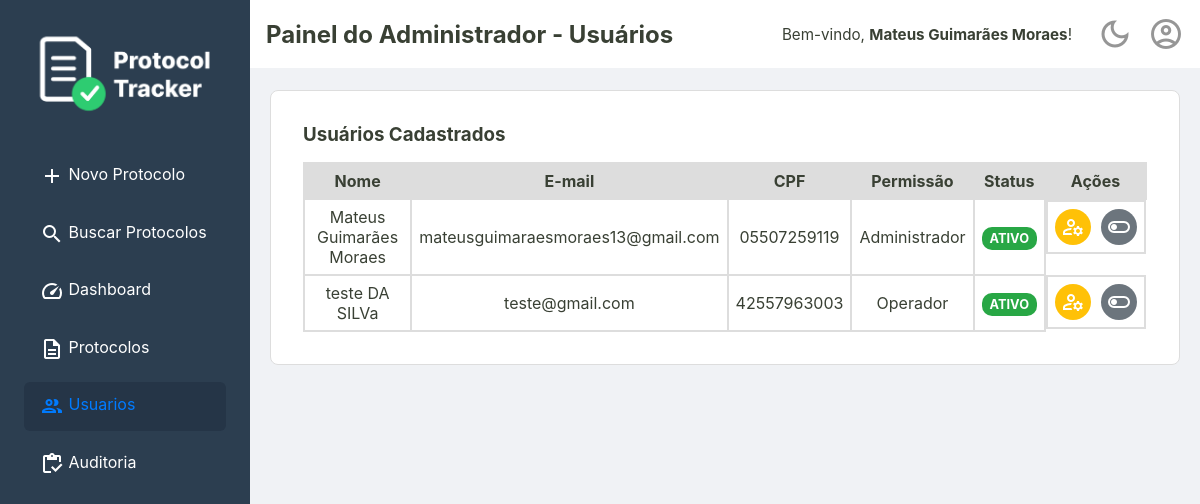
The page /admin/usuarios (signed in) on the database as committed earlier.
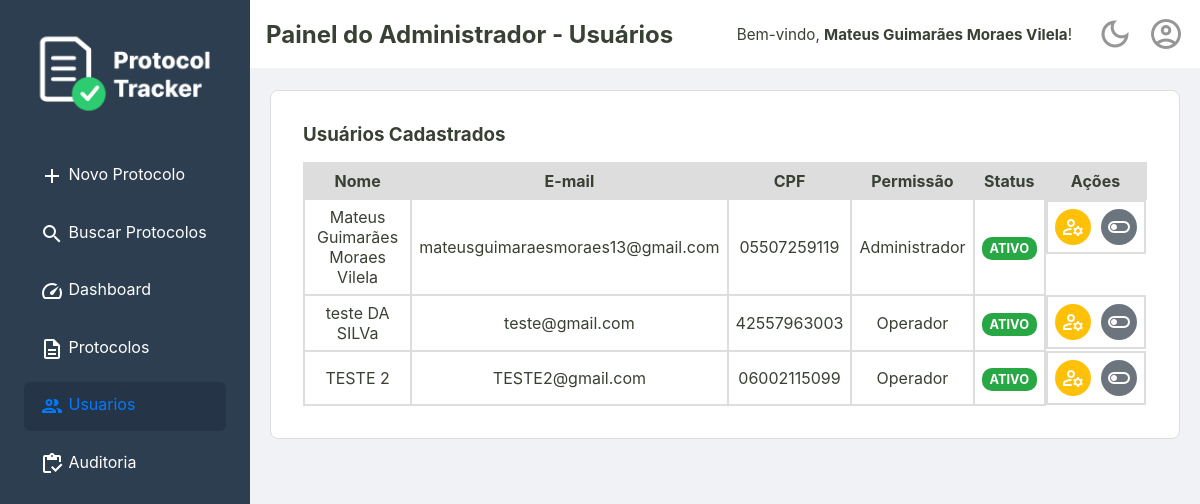
The same page on the database as committed later.
### tables this page shows
CREATE TABLE usuarios (
    id INTEGER PRIMARY KEY,
    nome TEXT NOT NULL,
    email TEXT NOT NULL UNIQUE,
    cpf TEXT NOT NULL UNIQUE,
    senha TEXT NOT NULL,
    permissao TEXT NOT NULL DEFAULT 'operador',
    criado_em TEXT NOT NULL,
    ativo INTEGER NOT NULL DEFAULT 1
  );

### templates/admin/usuarios.php (called while the page is built)
<?php require __DIR__ . '/../_partials/_header.php'; ?>
<?php require __DIR__ . '/_listaUsuarios.php'; ?>
<?php require __DIR__ . '/../_partials/_footer.php'; ?>

### src/Controller/AdminController.php (called while the page is built, shortened)
<?php
class AdminController {
    private ?Usuario $usuarioLogado = null;
    private bool $isAdmin = false;
    public function __construct(
        private UsuarioRepository $usuarioRepositorio,
        private UsuarioService $usuarioService,
        private ProtocoloRepositorySql $protocoloRepositorio,
        private AuditService $auditService
    ) {
        $idUsuario = $_SESSION['usuario_logado_id'] ?? null;
        if ($idUsuario) {
            $this->usuarioLogado = $this->usuarioRepositorio->buscaPorId($idUsuario);
        }
        if ($this->usuarioLogado && $this->usuarioLogado->permissao() === 'administrador') {
            $this->isAdmin = true;
        }
    }
    public function listaUsuarios()
    {
        try {
            $listaDeUsuarios = $this->usuarioRepositorio->all();
            $tituloDaPagina = "Painel do Administrador - Usuários";
            $usuarioLogado = $this->usuarioLogado;
            $isAdmin = $this->isAdmin;
            require __DIR__ . '/../../templates/admin/usuarios.php';
        } catch (\Throwable $th) {
            $erro = $e->getMessage();
            $usuarioLogado = $this->usuarioLogado;
            $isAdmin = $this->isAdmin;
            require __DIR__ . '/../../templates/home.php';
        }
    }
}

### src/Repository/UsuarioRepository.php (called while the page is built, shortened)
<?php
final class UsuarioRepository
{
    private PDO $connection;
    public function __construct(PDO $connection)
    {
        $this->connection = $connection;
    }
    public function all(): array
    {
        $sqlQuery = "SELECT * FROM usuarios;";
        $stmt = $this->connection->query($sqlQuery);
        $listaDeUsuarios = $this->hidrataListaDeUsuarios($stmt);
        return $listaDeUsuarios;
    }
    public function buscaPorId(int $id): ?Usuario
    {
        $sqlQuery = "SELECT * FROM usuarios WHERE id = :id;";
        $stmt = $this->connection->prepare($sqlQuery);
        $stmt->bindValue(':id', $id);
        $stmt->execute();
        $dadosUsuario = $stmt->fetch();
        return Usuario::fromArray($dadosUsuario);
    }
    private function hidrataListaDeUsuarios(PDOStatement $stmt): array
    {
        $listaDeUsuarios = [];
        while($usuarioDados = $stmt->fetch()){
            $listaDeUsuarios[] = Usuario::fromArray($usuarioDados);
        }
        return $listaDeUsuarios;
    }
}

### src/Model/Usuario.php (called while the page is built, shortened)
<?php
class Usuario {
    public function nome(): string
    {
        return $this->nome;
    }
    public function email(): string
    {
        return $this->email;
    }
    public function cpf(): string
    {
        return $this->cpf;
    }
    public function permissao(): string
    {
        return $this->permissao;
    }
    public function isAtivo(): bool
    {
        return $this->ativo;
    }
    public static function fromArray(array $dados): self
    {
        try {
            $data = new DateTimeImmutable($dados['criado_em']);
        } catch (Exception $e) {
            throw new Exception("Falha ao criar data a partir do valor: " . ($dados['criado_em'] ?? 'N/A'));
        }
        return new self(
            $dados['id'],
            $dados['nome'],
            $dados['email'],
            $dados['cpf'],
            $dados['senha'],
            $dados['permissao'],
            $data,
            (bool) $dados['ativo']
        );
    }
}

### src/Controller/UsuarioController.php (called while the page is built, shortened)
<?php
class UsuarioController
{
    public function __construct(
        private UsuarioRepository $repositorio,
        private UsuarioService $usuarioService,
        private LoginService $loginService,
    ) {
        $id_usuario = $_SESSION['usuario_logado_id'] ?? null;
        if ($id_usuario) {
            $this->usuarioLogado = $this->repositorio->buscaPorId($id_usuario);
        }
    }
}

### templates/admin/_listaUsuarios.php (the view, shortened to what this page needs)
<section class="listagem-container">
    <h3>Usuários Cadastrados</h3>
    <table class="protocolos-table datatable-js">
        <thead>
            <tr>
                <th>Nome</th>
                <th>E-mail</th>
                <th>CPF</th>
                <th>Permissão</th>
                <th>Status</th>
                <th class="acoes-header">Ações</th>
            </tr>
        </thead>
        <tbody>
            <?php foreach ($listaDeUsuarios as $usuario): ?>
                <tr>
                    <td><?= htmlspecialchars($usuario->nome()) ?></td>
                    <td><?= htmlspecialchars($usuario->email()) ?></td>
                    <td><?= htmlspecialchars($usuario->cpf()) ?></td>
                    <td><?= htmlspecialchars(ucfirst($usuario->permissao())) ?></td>
                    <td>
                        <?php if ($usuario->isAtivo()): ?>
                            <span class="badge badge-success">Ativo</span>
                        <?php else: ?>
                            <span class="badge badge-danger">Inativo</span>
                        <?php endif; ?>
                    </td>
                    <td class="acoes-cell">
                        <form action="/admin/usuarios/editar-cadastro" method="get" style="display:inline;">
                            <button type="submit" class="btn-acao btn-editar" title="Editar Usuário">
                                <span class="material-icons-outlined">manage_accounts</span>
                            </button>
                        </form>
                        <form action="/editar-status" method="post" onsubmit="return confirm('Tem certeza que deseja alterar o status deste usuário?');">
                            <button type="submit" class="btn-acao <?= $usuario->isAtivo() ? 'btn-desativar' : 'btn-ativar' ?>" title="<?= $usuario->isAtivo() ? 'Desativar' : 'Ativar' ?>">
                                <span class="material-icons-outlined">
                                </span>
                            </button>
                        </form>
                    </td>
                </tr>
            <?php endforeach; ?>
        </tbody>
    </table>
</section>

### public/index.php (shortened to what this page needs)
<?php
try {
    $connection = ConnectionCreator::createConnection();
    $auditRepository = new AuditRepository($connection);
    $usuarioRepositorio = new UsuarioRepository($connection);
    $repositorio = new ProtocoloRepositorySql($connection);
    $auditService = new AuditService($auditRepository);
    $usuarioService = new UsuarioService($usuarioRepositorio);
    $loginService = new LoginService($usuarioRepositorio);
    $usuarioController = new UsuarioController($usuarioRepositorio, $usuarioService, $loginService);
    $adminController = new AdminController($usuarioRepositorio, $usuarioService, $repositorio, $auditService);
    $uri = $_SERVER['REQUEST_URI'];
    $uri = parse_url($uri, PHP_URL_PATH);
    switch ($uri) {
        case '/admin/usuarios':
            $adminController->listaUsuarios();
            break;
    }
} catch (Exception $e) {
    http_response_code(500);
    echo "<p>Mensagem do Erro: " . $e->getMessage() . "</p>";
    echo "<p>Por favor, tente novamente mais tarde.</p>";
}

### templates/_partials/_header.php (shortened to what this page needs)
<!DOCTYPE html>
<html lang="pt-br">
<head>
    <link rel="stylesheet" href="/assets/css/style.css">
    <link rel="stylesheet" href="https://cdn.datatables.net/2.0.8/css/dataTables.dataTables.css">
</head>
<body>
    <div class="container-principal">
        <aside class="sidebar">
            <div class="sidebar-logo">
                <img src="/assets/imgs/ProtocolTrackerLogo.png" alt="Logo Protocol Tracker">
            </div>
            <nav>
                <ul>
                    <?php $uri = parse_url($_SERVER['REQUEST_URI'], PHP_URL_PATH); ?>
                    <li><a href="/home" class="<?= ($uri === '/home') ? 'active' : '' ?>"><span class="material-icons-outlined">add</span> Novo Protocolo</a></li>
                    <li><a href="/busca" class="<?= ($uri === '/busca') ? 'active' : '' ?>"><span class="material-icons-outlined">search</span> Buscar Protocolos</a></li>
                    <li><a href="/dashboard" class="<?= ($uri === '/dashboard') ? 'active' : '' ?>"><span class="material-icons-outlined">speed</span> Dashboard</a></li>
                    <?php if (isset($isAdmin) && $isAdmin === true): ?>
                        <li>
                            <a href="/admin/protocolos" class="<?= (str_starts_with($uri, '/admin/protocolos')) ? 'active' : '' ?>">
                                <span class="material-icons-outlined">description</span> Protocolos
                            </a>
                        </li>
                        <li>
                            <a href="/admin/usuarios" class="<?= (str_starts_with($uri, '/admin/usuarios')) ? 'active' : '' ?>">
                                <span class="material-icons-outlined">group</span> Usuarios
                            </a>
                        </li>
                        <li>
                            <a href="/admin/auditoria" class="<?= (str_starts_with($uri, '/admin/auditoria')) ? 'active' : '' ?>">
                                <span class="material-icons-outlined">inventory</span> Auditoria
                            </a>
                        </li>
                    <?php endif; ?>
                </ul>
            </nav>
        </aside>
        <div class="div-conteudo-principal">
            <?php require __DIR__ . '/_content-header.php'; ?>
            <main class="conteudo-principal">

### templates/_partials/_content-header.php (shortened to what this page needs)
<div class="content-header">
    <div class="header-title">
        <h2><?= isset($tituloDaPagina) ? htmlspecialchars($tituloDaPagina) : 'Página sem Título' ?></h2>
    </div>
    <div class="header-actions">
        <?php if (isset($usuarioLogado) && $usuarioLogado): ?>
            <div class="welcome-message">
                <span>Bem-vindo, <strong><?= htmlspecialchars($usuarioLogado->nome()) ?></strong>!</span>
            </div>
        <?php endif; ?>
        <a href="#" id="theme-toggle" class="action-icon" title="Mudar Tema">
            <span class="material-icons-outlined">dark_mode</span>
        </a>
        <div class="dropdown">
            <a href="#" id="user-menu-toggle" class="action-icon" title="Perfil do Usuário">
                <span class="material-icons-outlined">account_circle</span>
            </a>
        </div>
    </div>
</div>

### templates/_partials/_footer.php (shortened to what this page needs)
            </main>
        </div>
    </div>
</body>
</html>

### public/assets/css/style.css (style rules this page uses)
:root { --cor-fundo-sidebar: #2c3e50; --cor-fundo-sidebar-hover: #33465c; --cor-fontes-sidebar: #ffffff; --cor-fundo-header: #ffffff; --cor-bordas: #ddd; --cor-fundo-body: #f0f2f5; --cor-fontes-body: #394034; --cor-fundo-sidebar-active: #253547; --cor-fontes-sidebar-active: #007bff; --cor-bordas-focus: #80bdff; --cor-fontes-main-button: #ffffff; --cor-main-button: #28a745; --cor-fontes-cards: #696969; --cor-icones-header: #969696; --cor-icones-header-hover: #007bff; --cor-primaria-erro: #ff2c2c; }
* { margin: 0; padding: 0; box-sizing: border-box; }
body { font-family: -apple-system, BlinkMacSystemFont, 'Segoe UI', Roboto, 'Helvetica Neue', Arial, sans-serif; background-color: var(--cor-fundo-body); color: var(--cor-fontes-body); display: flex; flex-direction: column; min-height: 100vh; }
a { text-decoration: none; }
.sidebar { width: 250px; background-color: var(--cor-fundo-sidebar); padding: 1.5rem; flex-shrink: 0; }
.sidebar nav ul { list-style: none; }
.sidebar nav ul li a { display: block; color: var(--cor-fontes-sidebar); padding: 0.8rem 1rem; border-radius: 6px; margin-bottom: 0.5rem; transition: background-color 0.2s ease-in-out; }
.sidebar nav ul li a.active { background-color: var(--cor-fundo-sidebar-active); color: var(--cor-fontes-sidebar-active); }
.sidebar-logo { text-align: center; margin-bottom: 1.5rem; }
.sidebar-logo img { max-width: 100%; height: auto; }
.content-header { width: 100%; margin: 0 auto 1.4rem auto; display: flex; justify-content: space-between; align-items: center; background-color: var(--cor-fundo-header); padding: 1rem; }
.header-actions { display: flex; align-items: center; gap: 15px; }
.action-icon { color: var(--cor-icones-header); transition: color 0.2s; display: flex; align-items: center; }
.action-icon .material-icons-outlined { font-size: 36px; }
.div-conteudo-principal { width: 100%; }
.container-principal { display: flex; flex-grow: 1; }
.conteudo-principal { flex-grow: 1; overflow-y: auto; display: flex; flex-direction: column; align-items: center; padding: 0 20px; }
.busca-form-container, .listagem-container { width: 100%; max-width: 1400px; border: 1px solid var(--cor-bordas); margin: 0 auto; background-color: var(--cor-fundo-header); padding: 2rem; border-radius: 8px; }
.listagem-container h3 { margin-bottom: 1rem; }
.protocolos-table { width: 100%; border-collapse: collapse; border-spacing: 0; }
.protocolos-table th, .protocolos-table td { padding: 7px; border: 2px solid var(--cor-bordas); text-align: center; vertical-align: middle; }
.protocolos-table thead { background-color: var(--cor-bordas); }
.acoes-header { text-align: center; }
.acoes-cell { display: flex; justify-content: center; align-items: center; gap: 10px; }
.btn-acao { display: inline-flex; padding: 6px; border: none; border-radius: 50%; cursor: pointer; transition: background-color 0.2s; color: #fff; }
.btn-editar { background-color: #ffc107; }
.material-icons-outlined { vertical-align: middle; }
.dropdown { position: relative; display: inline-block; }
.header-actions .welcome-message { color: var(--cor-fontes-body); font-size: 0.95rem; margin-right: 10px; white-space: nowrap; }
.badge { padding: 4px 8px; font-size: 0.8rem; font-weight: bold; border-radius: 10px; color: #fff; text-transform: uppercase; }
.badge-success { background-color: #28a745; }
.btn-desativar { background-color: #6c757d; }

Rows that differ between the two databases and show on the page:
changed usuarios "mateusguimaraesmoraes13@gmail.com": nome "Mateus Guimarães Moraes" → "Mateus Guimarães Moraes Vilela"
added usuarios: nome "TESTE 2", email "TESTE2@gmail.com", cpf "06002115099", permissao "Operador", ativo "ATIVO"
